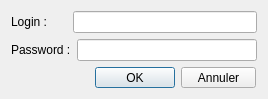
<?xml version="1.0" encoding="UTF-8"?>
<ui version="4.0">
 <class>BDConnexion</class>
 <widget class="QDialog" name="BDConnexion">
  <property name="geometry">
   <rect>
    <x>0</x>
    <y>0</y>
    <width>268</width>
    <height>99</height>
   </rect>
  </property>
  <property name="minimumSize">
   <size>
    <width>268</width>
    <height>99</height>
   </size>
  </property>
  <property name="maximumSize">
   <size>
    <width>268</width>
    <height>99</height>
   </size>
  </property>
  <property name="windowTitle">
   <string>Dialog</string>
  </property>
  <layout class="QGridLayout" name="gridLayout">
   <item row="0" column="0">
    <layout class="QHBoxLayout" name="horizontalLayout">
     <property name="spacing">
      <number>26</number>
     </property>
     <item>
      <widget class="QLabel" name="label">
       <property name="text">
        <string>Login :</string>
       </property>
      </widget>
     </item>
     <item>
      <widget class="QLineEdit" name="lineEditLogin"/>
     </item>
    </layout>
   </item>
   <item row="1" column="0">
    <layout class="QHBoxLayout" name="horizontalLayout_2">
     <item>
      <widget class="QLabel" name="label_2">
       <property name="text">
        <string>Password :</string>
       </property>
      </widget>
     </item>
     <item>
      <widget class="QLineEdit" name="lineEditPassword">
       <property name="echoMode">
        <enum>QLineEdit::Password</enum>
       </property>
      </widget>
     </item>
    </layout>
   </item>
   <item row="2" column="0">
    <layout class="QFormLayout" name="formLayout">
     <property name="formAlignment">
      <set>Qt::AlignRight|Qt::AlignTop|Qt::AlignTrailing</set>
     </property>
     <property name="rightMargin">
      <number>7</number>
     </property>
     <item row="0" column="0">
      <widget class="QPushButton" name="btn_ok">
       <property name="text">
        <string>OK</string>
       </property>
      </widget>
     </item>
     <item row="0" column="1">
      <widget class="QPushButton" name="btn_annuler">
       <property name="maximumSize">
        <size>
         <width>75</width>
         <height>23</height>
        </size>
       </property>
       <property name="text">
        <string>Annuler</string>
       </property>
      </widget>
     </item>
    </layout>
   </item>
  </layout>
 </widget>
 <resources/>
 <connections/>
</ui>
